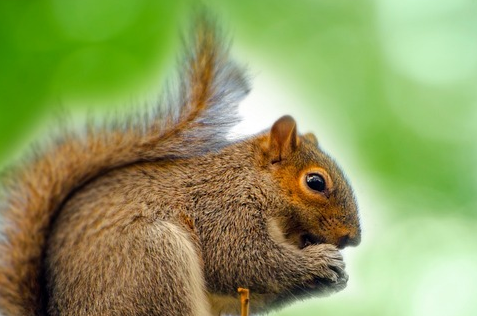
#> input picture lab1-hybrid-image/gui/res/squirrel1.png, 477 x 316 px, found by its file name
$ python fft_20230325192809.py
#> lines starting #> are read from the running program, lines starting #| are printed output that depends on the picture
import cv2
import numpy as np
from matplotlib import pyplot as plt

pairs = [
    ('res/squirrel1.png', 'res/bunny1.png'),
    ('res/cat.jpg', 'res/dog.jpg'),
    ('res/donkey1.png', 'res/zebra1.png'),
]
pair_idx = 0

ksize1, sigma1, ksize2, sigma2 = 39, 11, 21, 5


def ideal_filter(shape, cutoff, lowpass=True):
    """Create an ideal lowpass filter.

    Args:
        shape (tuple): Shape of the filter.
        cutoff (float): Cutoff frequency.

    Returns:
        np.ndarray: The ideal lowpass filter.
    """

    # Create a meshgrid with coordinates ranging from -0.5 to 0.5 in both
    # dimensions.
    x = np.linspace(-0.5, 0.5, shape[1])
    y = np.linspace(-0.5, 0.5, shape[0])
    x, y = np.meshgrid(x, y)

    # Compute the euclidean distance from the origin of each pixel.
    d = np.sqrt(x**2 + y**2)

    # Create the filter.
    filter = np.ones(shape)
    if lowpass:
        filter[d > cutoff] = 0
    else:
        filter[d < cutoff] = 0
    return filter


if __name__ == '__main__':
    img1 = cv2.imread(pairs[pair_idx][0], 0)
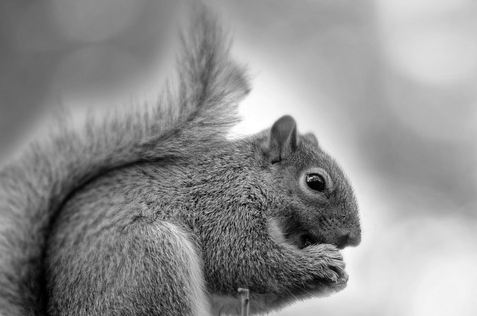
#> img1: shape (316, 477); min 0, max 255, mean 143.5
    img2 = cv2.imread(pairs[pair_idx][1], 0)
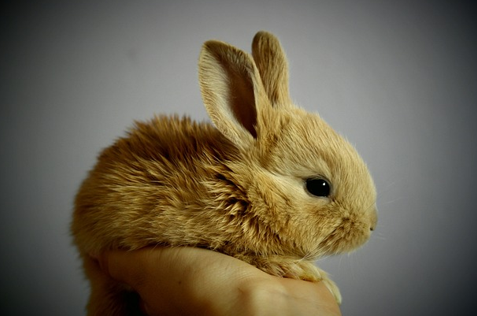
#> input picture lab1-hybrid-image/gui/res/bunny1.png, 477 x 316 px, found by its file name
#> img2: shape (316, 477); min 0, max 235, mean 97.6

    # Compute the FFT of the images.
    fft1 = np.fft.fft2(img1)
    fft2 = np.fft.fft2(img2)

    # Shift the zero-frequency component to the center of the spectrum.
    fftshift1 = np.fft.fftshift(fft1)
    fftshift2 = np.fft.fftshift(fft2)

    # Compute the magnitude spectrum of the images.
    magnitude_spectrum1 = 20*np.log(np.abs(fftshift1))
    magnitude_spectrum2 = 20*np.log(np.abs(fftshift2))
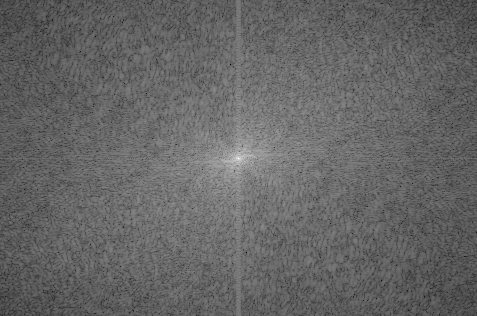
#> magnitude_spectrum2: shape (316, 477) float64; min 31.28, max 330.1, mean 150.4; drawn with min black and max white

    # Create the ideal lowpass filter.
    filter1 = ideal_filter(img1.shape, 0.1, lowpass=True)
    filter2 = ideal_filter(img2.shape, 0.1, lowpass=False)

    # Apply the filter to the FFTs.
    fftshift1_filtered = fftshift1 * filter1
    fftshift2_filtered = fftshift2 * filter2

    # Compute the inverse FFTs.
    ifftshift1 = np.fft.ifftshift(fftshift1_filtered)
    ifftshift2 = np.fft.ifftshift(fftshift2_filtered)
    ifft1 = np.fft.ifft2(ifftshift1)
    ifft2 = np.fft.ifft2(ifftshift2)

    # Compute the magnitude spectrum of the filtered images.
    magnitude_spectrum1_filtered = 20*np.log(np.abs(fftshift1_filtered))
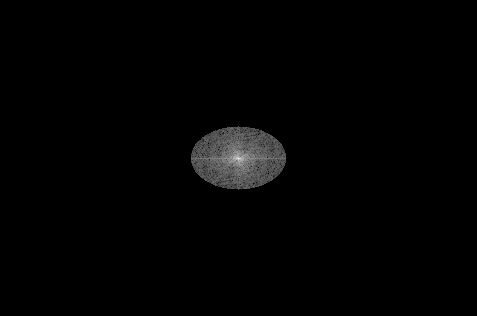
#> magnitude_spectrum1_filtered: shape (316, 477) float64; 96.88% of the values are NaN or infinite; the others: min 119.8, max 337.8, mean 198.3; drawn with min black, max white, NaN and infinite black
    magnitude_spectrum2_filtered = 20*np.log(np.abs(fftshift2_filtered))
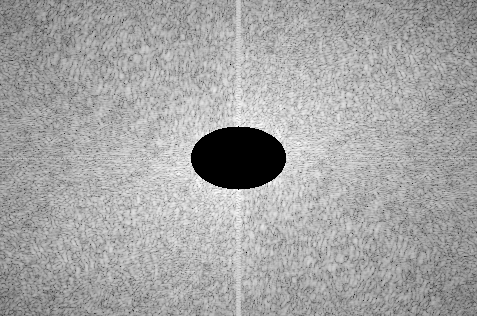
#> magnitude_spectrum2_filtered: shape (316, 477) float64; 3.12% of the values are NaN or infinite; the others: min 31.28, max 207.6, mean 148.9; drawn with min black, max white, NaN and infinite black

    # hybrid
    hybrid = np.abs(ifft1) + np.abs(ifft2)
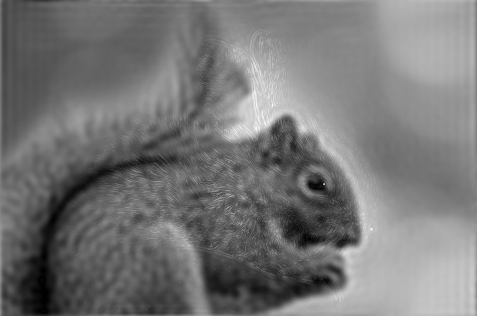
#> hybrid: shape (316, 477) float64; min 0.474, max 318.4, mean 148.1; drawn with min black and max white

    # Plot the results.
    plt.subplot(251), plt.imshow(img1, cmap='gray')
    plt.title('Input Image 1'), plt.xticks([]), plt.yticks([])
    plt.subplot(252), plt.imshow(img2, cmap='gray')
    plt.title('Input Image 2'), plt.xticks([]), plt.yticks([])
    plt.subplot(253), plt.imshow(magnitude_spectrum1, cmap='gray')
    plt.title('Magnitude Spectrum 1'), plt.xticks([]), plt.yticks([])
    plt.subplot(254), plt.imshow(magnitude_spectrum2, cmap='gray')
    plt.title('Magnitude Spectrum 2'), plt.xticks([]), plt.yticks([])
    plt.subplot(255), plt.imshow(magnitude_spectrum1_filtered, cmap='gray')
    plt.title('Magnitude Spectrum 1 Filtered'), plt.xticks([]), plt.yticks([])
    plt.subplot(256), plt.imshow(magnitude_spectrum2_filtered, cmap='gray')
    plt.title('Magnitude Spectrum 2 Filtered'), plt.xticks([]), plt.yticks([])
    plt.subplot(257), plt.imshow(np.abs(ifft1), cmap='gray')
    plt.title('Reconstructed Image 1'), plt.xticks([]), plt.yticks([])
    plt.subplot(258), plt.imshow(np.abs(ifft2), cmap='gray')
    plt.title('Reconstructed Image 2'), plt.xticks([]), plt.yticks([])
    plt.subplot(259), plt.imshow(hybrid, cmap='gray')
    plt.title('Hybrid Image'), plt.xticks([]), plt.yticks([])
    plt.show()
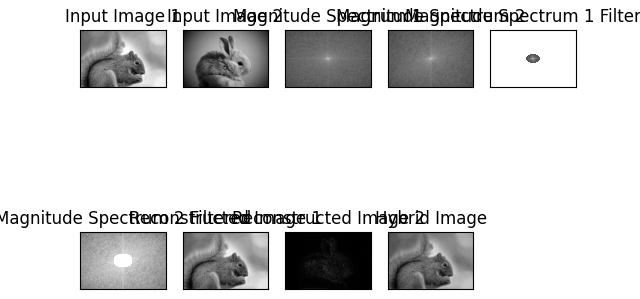
#> figure drawn by matplotlib, 9 panels
